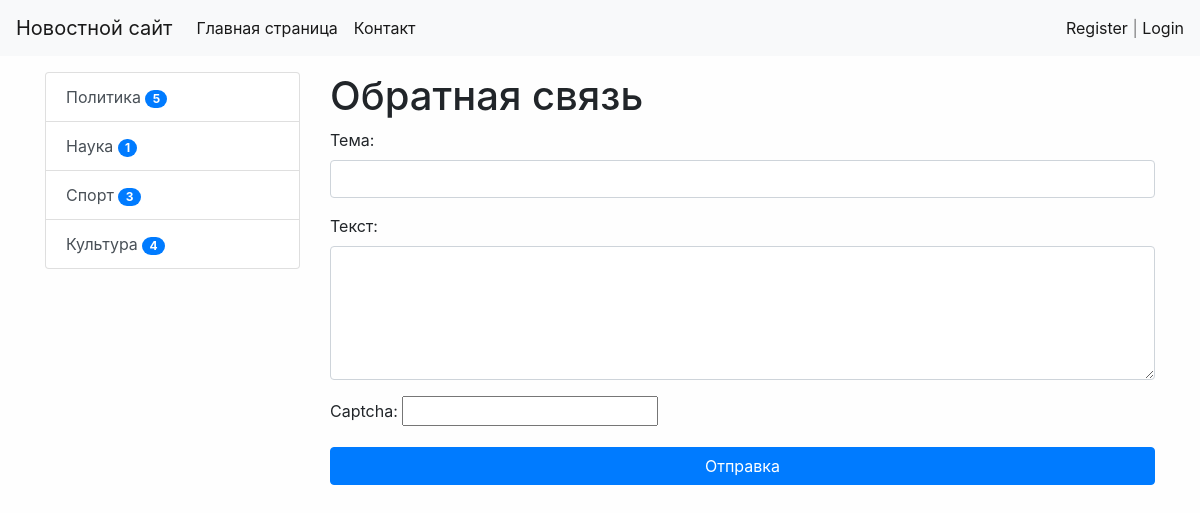
Page /contact/ on the committed database.
### news/models.py (models this page shows, shortened)
class Category(models.Model):
    title = models.CharField(max_length=150, db_index=True, verbose_name='Категории')#db index - индексирует поле(более быстрым для поиска)
    def get_absolute_url(self):
        return reverse('category', kwargs={'category_id': self.pk})
    class Meta:
        verbose_name = 'Категория'
        verbose_name_plural = 'Категории'
        ordering = ['title']

### news/views.py (the view)
# urls.py: path('contact/', contact, name = 'contact'),
def contact(request):
    if request.method == "POST":
        form = ConactForm(request.POST)
        if form.is_valid():
            mail = send_mail(form.cleaned_data['subject'], form.cleaned_data['content'],
                         'alexlukyanets18@gmail.com', ['oleksandr.lukianets@nure.ua'], fail_silently=False)
            if mail:
                messages.success(request, 'Письмо отправлено')
                return redirect('contact')
            else:
                messages.error(request, 'Ошибка отправк')
        else:
            messages.error(request, 'Ошибка валидации')
    else:
        form = ConactForm()
    return render(request, 'news/test.html', {'form': form})

### news/forms.py
class ConactForm(forms.Form):
    subject = forms.CharField(label='Тема', widget=forms.TextInput(attrs={'class': 'form-control'}))
    content = forms.CharField(label='Текст', widget=forms.Textarea(attrs={'class': 'form-control', 'rows': 5}))
    captcha = CaptchaField()

### news/templatetags/news_tags.py (called while the page is built)
@register.inclusion_tag('news/list_categories.html')
def show_categories(arg1='hello', arg2='world'):
    categories = Category.objects.annotate(cnt=Count('news', filter=F('news__is_published'))).filter(cnt__gt=0)
    return {"categories": categories, "arg1": arg1, "arg2": arg2}

### news/templates/news/test.html (shortened to what this page needs)
{% extends 'base.html' %}
{% block sidebar %}
    {% include 'inc/_sidebar.html' %}
{% endblock %}
{% block content %}
    <h1> Обратная связь  </h1>
    <form method="post">
    {{ form.as_p }}
    <button type="submit" class="btn btn-primary btn-block">Отправка</button>
    </form>
{% endblock %}

### news/templates/news/list_categories.html
<div class="list-group">
    {% for item in categories %}
        <a href="{{ item.get_absolute_url }}" class="list-group-item list-group-item-action">{{ item.title}} <span class="badge badge-primary badge-pill">{{ item.cnt }}</span></a>
    {% endfor %}
</div>

### mysite/static/css/style.css (style rules this page uses)
body { background-color: #fefefe; }

### rows in the picture
Category: title "Политика", cnt "5"
Category: title "Наука", cnt "1"
Category: title "Спорт", cnt "3"
Category: title "Культура", cnt "4"
